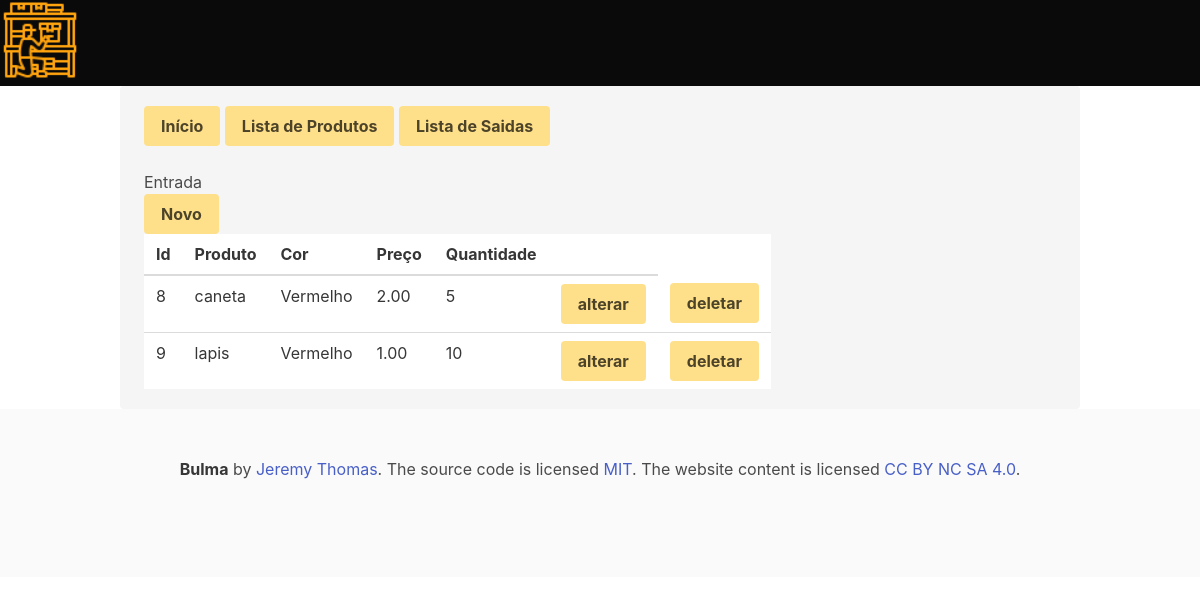
The page /entrada/list_entrada/ on the database as committed earlier.
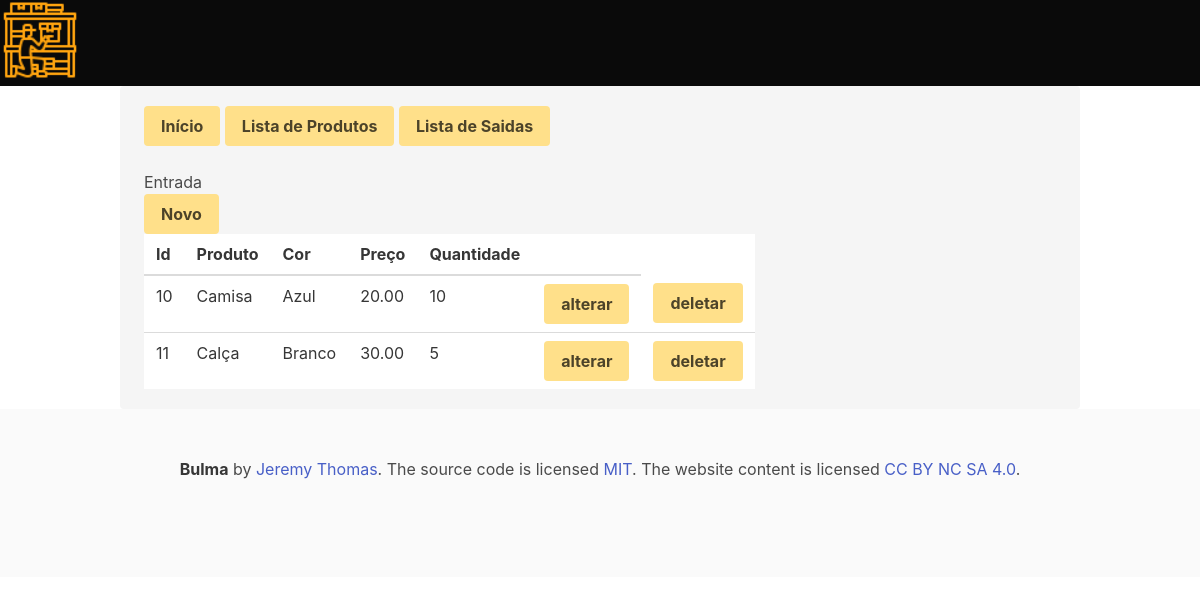
The same page on the database as committed later.
### entrada/models.py (models this page shows, shortened)
class Entradas(models.Model):
    produto = models.ForeignKey(Produtos, on_delete=models.CASCADE, verbose_name="Produto")
    preco = models.DecimalField("Preço", decimal_places=2, max_digits=8, default=0)
    quantidade = models.IntegerField("Quantidade", default=0)
    criado = models.DateTimeField("Criado em", auto_now_add=True)
    modificado = models.DateTimeField("Modificado em", auto_now=True)
    class Meta:
        verbose_name = 'Entrada'
        verbose_name_plural = 'Entradas'
        ordering = ['produto']

### produto/models.py (models this page shows, shortened)
class Produtos(models.Model):
    produto = models.CharField('Produto', max_length=200)
    cor = models.ForeignKey(Cores, on_delete=models.PROTECT, verbose_name='Cor')
    descricao = models.TextField('Descrição', blank=True)
    preco = models.DecimalField('Preço', decimal_places=2, max_digits=8, default=0)
    quantidade = models.FloatField('Quantidade', default=0)
    criado = models.DateTimeField('Criado em', auto_now_add=True)
    modificado = models.DateTimeField('Modificado em', auto_now=True)
    def __str__(self):
        return self.produto

class Cores(models.Model):
    cor = models.CharField('Cor', max_length=200)
    def __str__(self):
        return self.cor

### entrada/views.py (the view)
# urls.py: path('list_entrada/', list_entrada, name='list_entrada'),
def list_entrada(request):
    entradas = Entradas.objects.all()
    template_name = 'list_entrada.html'
    context = {
        'entradas': entradas,
    }
    return render(request, template_name, context)

### entrada/templates/list_entrada.html
{% extends 'base.html' %}
{% block product %}
<p>
    <a class="button is-warning" href="{% url 'index' %}"><b>Início</b></a>
    <a class="button is-warning" href="{% url 'produto:list_produto' %}"><b>Lista de Produtos</b></a>
    <a class="button is-warning" href="{% url 'saida:list_saida' %}"><b>Lista de Saidas</b></a> <br><br>
    <h1>Entrada</h1>
    <a class="button is-warning" href="{% url 'entrada:new_entrada' %}"><b>Novo</b></a>
</p>
<table class="table">
    <thead>
        <tr>
            <th>Id</th>
            <th>Produto</th>
            <th>Cor</th>
            <th>Preço</th>
            <th>Quantidade</th>
            <th></th>
        </tr>
    </thead>
    <tbody>
        {% for entrada in entradas %}
        <tr>
            <td>{{ entrada.id }}</td>
            <td>{{ entrada.produto }}</td>
            <td>{{ entrada.produto.cor }}</td>
            <td>{{ entrada.preco }}</td>
            <td>{{ entrada.quantidade }}</td>
            <td><a class="button is-warning" href="{% url 'entrada:update_entrada' entrada.id %}"><b>alterar</b></a></td>
            <td><a class="button is-warning" href="{% url 'entrada:delete_entrada' entrada.id %}"><b>deletar</b></a></td>
        </tr>
        {% endfor %}
    </tbody>
</table>
{% endblock %}

Rows that differ between the two databases and show on the page:
removed Entradas: id "8", produto "caneta", produto.cor "Vermelho", preco "2.00", quantidade "5"
removed Entradas: id "9", produto "lapis", produto.cor "Vermelho", preco "1.00", quantidade "10"
added Entradas: id "10", produto "Camisa", produto.cor "Azul", preco "20.00", quantidade "10"
added Entradas: id "11", produto "Calça", produto.cor "Branco", preco "30.00", quantidade "5"
